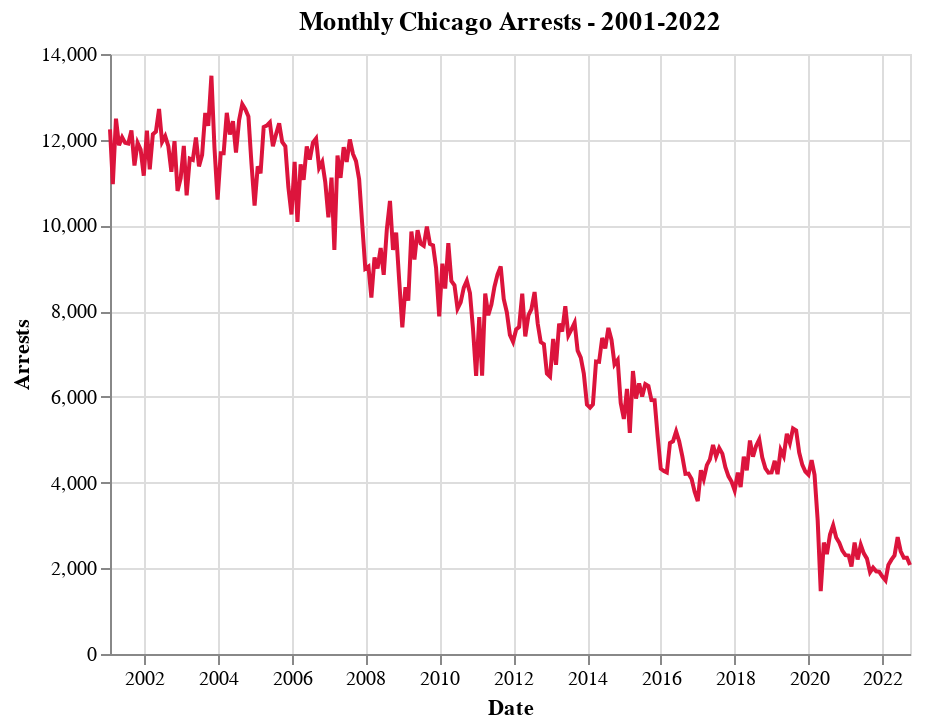

This figure's notebook cell:
### Code cell
# plot monthly arrests
alt.Chart(monthly_arrests).mark_line().encode(
  x='Date:T',
  y='Arrests:Q',
  color=alt.value('crimson')
).properties(title='Monthly Chicago Arrests - 2001-2022')

### Figure 1 — Vega-Lite specification as saved in the notebook (floating-point values rounded to 4 significant figures; data arrays with more than 128 entries replaced by an {"elided": "..."} marker saying what was removed)
{"config": {"view": {"continuousWidth": 400, "continuousHeight": 300}}, "data": {"name": "data-8fd3dd7e45fbb1c9f73307f852510bc2"}, "mark": "line", "encoding": {"color": {"value": "crimson"}, "x": {"type": "temporal", "field": "Date"}, "y": {"type": "quantitative", "field": "Arrests"}}, "title": "Monthly Chicago Arrests - 2001-2022", "$schema": "https://vega.github.io/schema/vega-lite/v4.8.1.json", "datasets": {"data-8fd3dd7e45fbb1c9f73307f852510bc2": {"elided": "261 records"}}}
